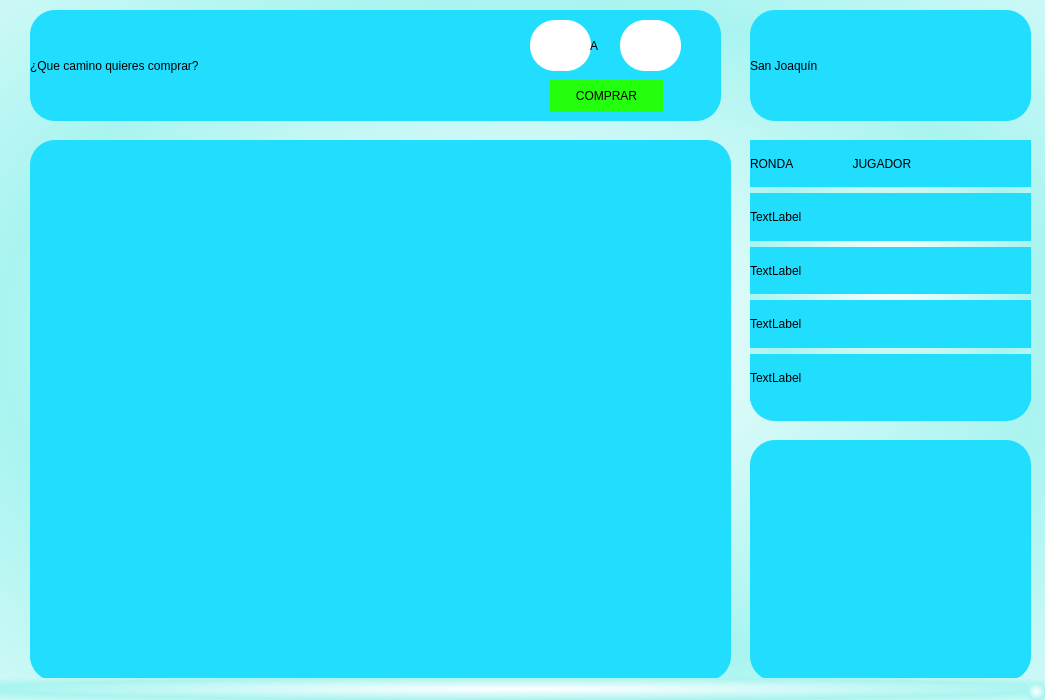
<?xml version="1.0" encoding="UTF-8"?>
<ui version="4.0">
 <class>VentanaJuego</class>
 <widget class="QMainWindow" name="VentanaJuego">
  <property name="geometry">
   <rect>
    <x>0</x>
    <y>0</y>
    <width>1045</width>
    <height>700</height>
   </rect>
  </property>
  <property name="windowTitle">
   <string>MainWindow</string>
  </property>
  <property name="styleSheet">
   <string notr="true">background-color: qradialgradient(spread:reflect, cx:0.5, cy:0.5, radius:0.5, fx:0.5, fy:0.5, stop:0 rgba(255, 255, 255, 255), stop:1 rgba(169, 244, 240, 255));</string>
  </property>
  <widget class="QWidget" name="centralwidget">
   <widget class="QLabel" name="label">
    <property name="geometry">
     <rect>
      <x>30</x>
      <y>10</y>
      <width>691</width>
      <height>111</height>
     </rect>
    </property>
    <property name="layoutDirection">
     <enum>Qt::LeftToRight</enum>
    </property>
    <property name="styleSheet">
     <string notr="true">font: italic 40pt &quot;Marker Felt&quot;;
background-color: rgb(33, 222, 255);
border: 5px;
border-radius: 25px;

</string>
    </property>
    <property name="frameShape">
     <enum>QFrame::NoFrame</enum>
    </property>
    <property name="frameShadow">
     <enum>QFrame::Raised</enum>
    </property>
    <property name="lineWidth">
     <number>5</number>
    </property>
    <property name="text">
     <string>¿Que camino quieres comprar?</string>
    </property>
   </widget>
   <widget class="QLineEdit" name="lineEdit">
    <property name="geometry">
     <rect>
      <x>530</x>
      <y>20</y>
      <width>61</width>
      <height>51</height>
     </rect>
    </property>
    <property name="styleSheet">
     <string notr="true">background-color: rgb(255, 255, 255);
font: italic 40pt &quot;Marker Felt&quot;;
border-radius: 25px;

</string>
    </property>
   </widget>
   <widget class="QLineEdit" name="lineEdit_2">
    <property name="geometry">
     <rect>
      <x>620</x>
      <y>20</y>
      <width>61</width>
      <height>51</height>
     </rect>
    </property>
    <property name="styleSheet">
     <string notr="true">background-color: rgb(255, 255, 255);
font: italic 40pt &quot;Marker Felt&quot;;
border-radius: 25px;

</string>
    </property>
   </widget>
   <widget class="QLabel" name="label_2">
    <property name="geometry">
     <rect>
      <x>590</x>
      <y>20</y>
      <width>41</width>
      <height>51</height>
     </rect>
    </property>
    <property name="styleSheet">
     <string notr="true">font: italic 40pt &quot;Marker Felt&quot;;
background-color: transparent
</string>
    </property>
    <property name="text">
     <string>A</string>
    </property>
   </widget>
   <widget class="QLabel" name="label_3">
    <property name="geometry">
     <rect>
      <x>750</x>
      <y>10</y>
      <width>281</width>
      <height>111</height>
     </rect>
    </property>
    <property name="layoutDirection">
     <enum>Qt::LeftToRight</enum>
    </property>
    <property name="styleSheet">
     <string notr="true">font: italic 40pt &quot;Marker Felt&quot;;
border: 5px;
border-radius: 25px;
background-color: rgb(33, 222, 255);


</string>
    </property>
    <property name="frameShape">
     <enum>QFrame::NoFrame</enum>
    </property>
    <property name="frameShadow">
     <enum>QFrame::Raised</enum>
    </property>
    <property name="lineWidth">
     <number>5</number>
    </property>
    <property name="text">
     <string>San Joaquín</string>
    </property>
   </widget>
   <widget class="QLabel" name="label_mapa">
    <property name="geometry">
     <rect>
      <x>30</x>
      <y>140</y>
      <width>701</width>
      <height>541</height>
     </rect>
    </property>
    <property name="layoutDirection">
     <enum>Qt::LeftToRight</enum>
    </property>
    <property name="styleSheet">
     <string notr="true">font: italic 40pt &quot;Marker Felt&quot;;
background-color: rgb(33, 222, 255);
border: 5px;
border-radius: 25px;

</string>
    </property>
    <property name="frameShape">
     <enum>QFrame::NoFrame</enum>
    </property>
    <property name="frameShadow">
     <enum>QFrame::Raised</enum>
    </property>
    <property name="lineWidth">
     <number>5</number>
    </property>
    <property name="text">
     <string/>
    </property>
    <property name="pixmap">
     <pixmap>sprites/Mapas/Mapa SJ.png</pixmap>
    </property>
    <property name="scaledContents">
     <bool>true</bool>
    </property>
   </widget>
   <widget class="QLabel" name="label_5">
    <property name="geometry">
     <rect>
      <x>750</x>
      <y>140</y>
      <width>281</width>
      <height>281</height>
     </rect>
    </property>
    <property name="layoutDirection">
     <enum>Qt::LeftToRight</enum>
    </property>
    <property name="styleSheet">
     <string notr="true">font: italic 40pt &quot;Marker Felt&quot;;
background-color: rgb(33, 222, 255);
border: 5px;
border-radius: 25px;

</string>
    </property>
    <property name="frameShape">
     <enum>QFrame::NoFrame</enum>
    </property>
    <property name="frameShadow">
     <enum>QFrame::Raised</enum>
    </property>
    <property name="lineWidth">
     <number>5</number>
    </property>
    <property name="text">
     <string/>
    </property>
   </widget>
   <widget class="QLabel" name="label_6">
    <property name="geometry">
     <rect>
      <x>750</x>
      <y>440</y>
      <width>281</width>
      <height>241</height>
     </rect>
    </property>
    <property name="layoutDirection">
     <enum>Qt::LeftToRight</enum>
    </property>
    <property name="styleSheet">
     <string notr="true">font: italic 40pt &quot;Marker Felt&quot;;
background-color: rgb(33, 222, 255);
border: 5px;
border-radius: 25px;

</string>
    </property>
    <property name="frameShape">
     <enum>QFrame::NoFrame</enum>
    </property>
    <property name="frameShadow">
     <enum>QFrame::Raised</enum>
    </property>
    <property name="lineWidth">
     <number>5</number>
    </property>
    <property name="text">
     <string/>
    </property>
   </widget>
   <widget class="QWidget" name="verticalLayoutWidget">
    <property name="geometry">
     <rect>
      <x>750</x>
      <y>140</y>
      <width>281</width>
      <height>261</height>
     </rect>
    </property>
    <layout class="QVBoxLayout" name="verticalLayout">
     <item>
      <widget class="QLabel" name="label_7">
       <property name="styleSheet">
        <string notr="true">background-color: rgb(33, 222, 255);</string>
       </property>
       <property name="text">
        <string>RONDA                  JUGADOR                 </string>
       </property>
      </widget>
     </item>
     <item>
      <widget class="QLabel" name="label_9">
       <property name="styleSheet">
        <string notr="true">background-color: rgb(33, 222, 255);</string>
       </property>
       <property name="text">
        <string>TextLabel</string>
       </property>
      </widget>
     </item>
     <item>
      <widget class="QLabel" name="label_11">
       <property name="styleSheet">
        <string notr="true">background-color: rgb(33, 222, 255);</string>
       </property>
       <property name="text">
        <string>TextLabel</string>
       </property>
      </widget>
     </item>
     <item>
      <widget class="QLabel" name="label_10">
       <property name="styleSheet">
        <string notr="true">background-color: rgb(33, 222, 255);</string>
       </property>
       <property name="text">
        <string>TextLabel</string>
       </property>
      </widget>
     </item>
     <item>
      <widget class="QLabel" name="label_8">
       <property name="styleSheet">
        <string notr="true">background-color: rgb(33, 222, 255);</string>
       </property>
       <property name="text">
        <string>TextLabel</string>
       </property>
      </widget>
     </item>
    </layout>
   </widget>
   <widget class="QPushButton" name="pushButton">
    <property name="geometry">
     <rect>
      <x>550</x>
      <y>80</y>
      <width>113</width>
      <height>32</height>
     </rect>
    </property>
    <property name="styleSheet">
     <string notr="true">background-color: rgb(35, 255, 13);
font: italic 13pt &quot;Marker Felt&quot;;
border-radius: 25px</string>
    </property>
    <property name="text">
     <string>COMPRAR</string>
    </property>
   </widget>
  </widget>
  <widget class="QStatusBar" name="statusbar"/>
 </widget>
 <resources/>
 <connections/>
</ui>
